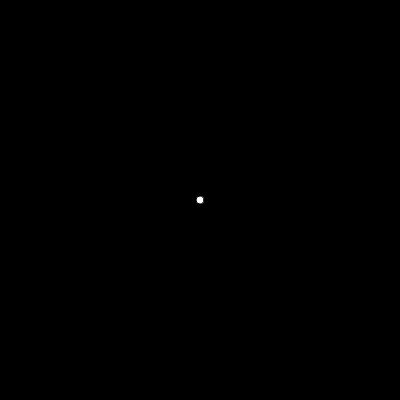
Frame 1 (no input)
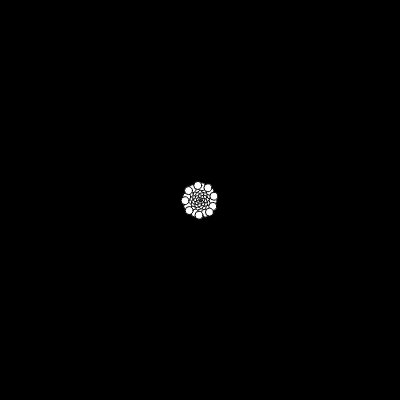
Frame 60 (no input)
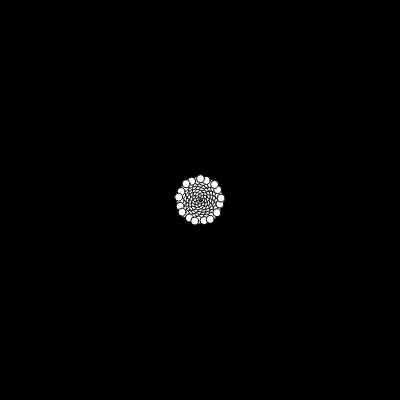
Frame 120 (the mouse pressed at the canvas centre since frame 60)

The p5.js sketch that drew these frames (run headless with seeded random() and noise() and a simulated clock; from frame 60 on, the mouse is pressed at the canvas centre):

// p5.js sketch
// ── sketch.js
var n = 0;
var c = 2;

function setup() {
  createCanvas(400, 400);
  background(0);

}

function draw() {

  var a = n * 137.5;
  var r = c * sqrt(n);
  var x = r * cos(a) + width / 2;
  var y = r * sin(a) + height / 2;
  fill(255);
  ellipse(x, y, 8, 8);
  n++;
}
